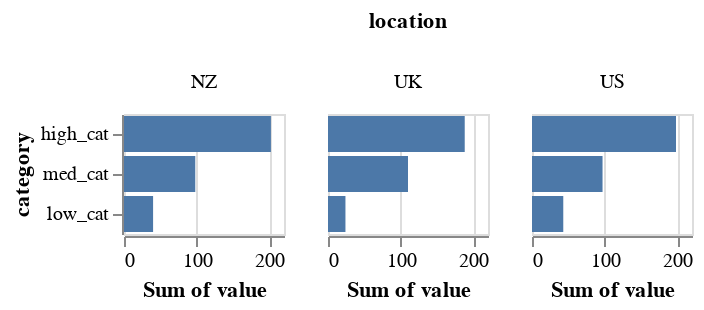

Notebook code cell kept with this figure:
### Code cell
alt.Chart(df).mark_bar().encode(
    x = 'sum(value):Q',
    y = alt.Y('category:N').sort(
        alt.EncodingSortField(
            field='value',
            op='sum',
            order='descending'
        )
    )
).properties(
    width = 80
).facet(
    column = 'location:N'
)

### Figure 1 — Vega specification as saved in the notebook (floating-point values rounded to 4 significant figures; data arrays with more than 128 entries replaced by an {"elided": "..."} marker saying what was removed)
{"$schema": "https://vega.github.io/schema/vega/v5.json", "data": [{"name": "source_0", "values": {"elided": "1000 records"}}, {"name": "column_domain", "values": [{"location": "NZ", "count": 340}, {"location": "US", "count": 338}, {"location": "UK", "count": 322}]}, {"name": "data_2"}, {"name": "data_2_x_domain_sum_value", "values": [{"min": 24.0, "max": 202.0}]}, {"name": "source_0_y_domain_category", "values": [{"category": "high_cat", "sort_field": 588.0}, {"category": "med_cat", "sort_field": 305.0}, {"category": "low_cat", "sort_field": 107.0}]}], "signals": [{"name": "child_width", "value": 80}, {"name": "y_step", "value": 20}, {"name": "child_height", "update": "bandspace(domain('y').length, 0.1, 0.05) * y_step"}], "marks": [{"type": "group", "name": "column-title", "title": {"text": "location", "offset": 10, "style": "guide-title"}, "role": "column-title"}, {"type": "group", "name": "row_header", "encode": {"update": {"height": {"signal": "child_height"}}}, "axes": [{"scale": "y", "title": "category", "orient": "left", "zindex": 0, "grid": false}], "role": "row-header"}, {"type": "group", "name": "column_header", "from": {"data": "column_domain"}, "sort": {"field": "datum[\"location\"]", "order": "ascending"}, "encode": {"update": {"width": {"signal": "child_width"}}}, "title": {"text": {"signal": "isValid(parent[\"location\"]) ? parent[\"location\"] : \"\"+parent[\"location\"]"}, "frame": "group", "offset": 10, "style": "guide-label"}, "role": "column-header"}, {"type": "group", "name": "column_footer", "from": {"data": "column_domain"}, "sort": {"field": "datum[\"location\"]", "order": "ascending"}, "encode": {"update": {"width": {"signal": "child_width"}}}, "axes": [{"scale": "x", "tickCount": {"signal": "ceil(child_width/40)"}, "title": "Sum of value", "orient": "bottom", "labelOverlap": true, "zindex": 0, "grid": false, "labelFlush": true}], "role": "column-footer"}, {"type": "group", "name": "cell", "from": {"facet": {"data": "source_0", "name": "facet", "groupby": ["location"]}}, "sort": {"field": ["datum[\"location\"]"], "order": ["ascending"]}, "encode": {"update": {"width": {"signal": "child_width"}, "height": {"signal": "child_height"}}}, "data": [{"name": "data_0", "source": "facet", "transform": [{"type": "aggregate", "groupby": ["category"], "fields": ["value"], "ops": ["sum"], "as": ["sum_value"]}, {"type": "filter", "expr": "isValid(datum[\"sum_value\"]) && isFinite(+datum[\"sum_value\"])"}, {"type": "project", "fields": ["category", "sum_value"]}]}], "marks": [{"type": "rect", "name": "child_marks", "from": {"data": "data_0"}, "encode": {"update": {"ariaRoleDescription": {"value": "bar"}, "description": {"signal": "\"Sum of value: \" + (format(datum[\"sum_value\"], \"\")) + \"; category: \" + (isValid(datum[\"category\"]) ? datum[\"category\"] : \"\"+datum[\"category\"])"}, "x": {"field": "sum_value", "scale": "x"}, "x2": {"value": 0, "scale": "x"}, "fill": {"value": "#4c78a8"}, "y": {"field": "category", "scale": "y"}, "height": {"signal": "max(0.25, bandwidth('y'))"}}}, "style": ["bar"]}], "axes": [{"scale": "x", "labels": false, "maxExtent": 0, "orient": "bottom", "grid": true, "aria": false, "ticks": false, "gridScale": "y", "tickCount": {"signal": "ceil(child_width/40)"}, "domain": false, "zindex": 0, "minExtent": 0}], "style": "cell"}], "scales": [{"name": "x", "type": "linear", "domain": [{"signal": "(data(\"data_2_x_domain_sum_value\")[0] || {}).min"}, {"signal": "(data(\"data_2_x_domain_sum_value\")[0] || {}).max"}], "range": [0, {"signal": "child_width"}], "nice": true, "zero": true}, {"name": "y", "type": "band", "domain": {"data": "source_0_y_domain_category", "field": "category", "sort": {"op": "max", "field": "sort_field", "order": "descending"}}, "range": {"step": {"signal": "y_step"}}, "paddingOuter": 0.05, "paddingInner": 0.1}], "background": "white", "padding": 5, "layout": {"padding": 20, "offset": {"columnTitle": 10}, "columns": {"signal": "length(data('column_domain'))"}, "bounds": "full", "align": "all"}}
